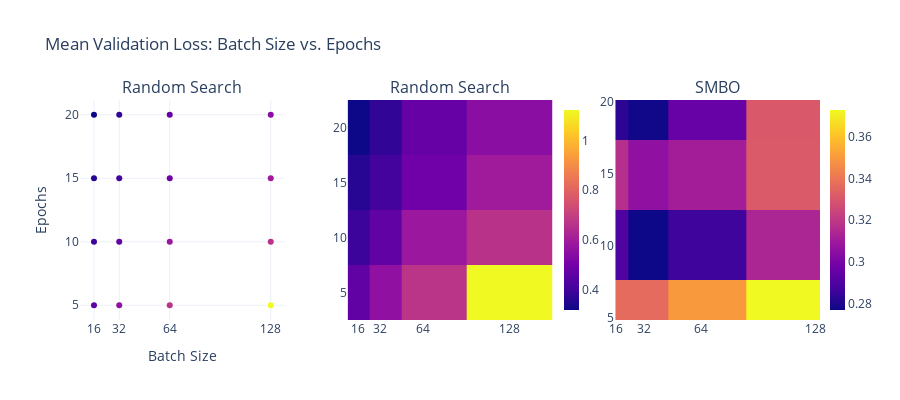

Write notebook code for a chart like this one.
### Markdown cell above
<p style="color: #ff6900; font-weight: bold; font-size: 25px;">Batch Size vs. Epochs</p>

- together determine number of training steps and therefore influence runtime
- large _Batch Size_ and few _Epochs_ does not work
- Choosing a smaller _Batch Size_ and training longer leads to better model performance

### Code cell
fig = make_subplots(rows=1, cols=3, subplot_titles=["Random Search", "Random Search", "SMBO"], horizontal_spacing=0.085)

plot = go.Scatter(
    x=df_flat_e3['config.batch_size'], 
    y=df_flat_e3['config.epochs'], 
    marker_color=df_flat_e3['mean_val_loss'], 
    mode='markers')
fig.add_trace(plot, row=1, col=1)

plot = go.Heatmap(
    z=[df_flat_e3[df_flat_e3['config.epochs']==x]['mean_val_loss'].tolist() for x in df_flat_e3['config.epochs'].unique()],
    x=df_flat_e3['config.batch_size'].unique(),
    y=df_flat_e3['config.epochs'].unique(),
    #zsmooth='best',
    coloraxis='coloraxis'
)
fig.add_trace(plot, row=1, col=2)

def getHPIndex(name):
    map = [(i, x[0]) for i, x in enumerate(spotTuner_e8.print_importance(print_screen=False))]
    return [x[0] for x in map if x[1] == name][0]

# lower and upper
i = getHPIndex('batch_size')
j = getHPIndex('epochs')
x = np.linspace(spotTuner_e8.lower[i], spotTuner_e8.upper[i], num=50)
y = np.linspace(spotTuner_e8.lower[j], spotTuner_e8.upper[j], num=50)
X, Y = meshgrid(x, y)
# Predict based on the optimized results
z0 = np.mean(np.array([spotTuner_e8.lower, spotTuner_e8.upper]), axis=0)
zz = array([spotTuner_e8.surrogate.predict(array([spotTuner_e8.chg(x, y, z0, i, j)])) for x, y in zip(ravel(X), ravel(Y))])
zs = zz[:, 0]
Z = zs.reshape(X.shape)
min_z = np.min(Z)
max_z = np.max(Z)
plot = go.Heatmap(
    z=Z,
    x=[2**val for val in x],
    y=[(val+1)*5 for val in y],
    #zsmooth='best',
    coloraxis='coloraxis2'
)
fig.add_trace(plot, row=1, col=3)

fig.update_xaxes(
    title = 'Batch Size',
    tickmode = 'array',
    tickvals = df_flat_e3['config.batch_size'].unique(),
    row=1, col=1
)
fig.update_yaxes(
    title = 'Epochs',
    tickmode = 'array',
    tickvals = df_flat_e3['config.epochs'].unique(),
    row=1, col=1
)
fig.update_xaxes(
    tickmode = 'array',
    tickvals = df_flat_e3['config.batch_size'].unique(),
    row=1, col=2
)
fig.update_yaxes(
    tickmode = 'array',
    tickvals = df_flat_e3['config.epochs'].unique(),
    row=1, col=2
)

fig.update_xaxes(
    tickmode = 'array',
    tickvals = df_flat_e3['config.batch_size'].unique(),
    row=1, col=3
)
fig.update_yaxes(
    tickmode = 'array',
    tickvals = df_flat_e3['config.epochs'].unique(),
    row=1, col=3
)

fig.update_layout(coloraxis=dict(colorbar_x=0.64, colorbar_thickness=15),
                  coloraxis2=dict(colorbar_x=1, colorbar_thickness=15))

fig.update_layout(title='Mean Validation Loss: Batch Size vs. Epochs', showlegend=False, width=900, height=400)
fig.show()

### Figure 1 — Plotly figure (JSON) as saved in the notebook; plotly's stock layout.template omitted (floating-point values rounded to 4 significant figures; data arrays with more than 128 entries replaced by an {"elided": "..."} marker saying what was removed)
{"data": [{"marker": {"color": [0.4607, 0.5607, 0.6685, 1.123, 0.3928, 0.4628, 0.5848, 0.6618, 0.3585, 0.406, 0.4932, 0.5976, 0.319, 0.3749, 0.4723, 0.5485]}, "mode": "markers", "type": "scatter", "x": [16, 32, 64, 128, 16, 32, 64, 128, 16, 32, 64, 128, 16, 32, 64, 128], "xaxis": "x", "y": [5, 5, 5, 5, 10, 10, 10, 10, 15, 15, 15, 15, 20, 20, 20, 20], "yaxis": "y"}, {"coloraxis": "coloraxis", "type": "heatmap", "x": [16, 32, 64, 128], "xaxis": "x2", "y": [5, 10, 15, 20], "yaxis": "y2", "z": [[0.4607, 0.5607, 0.6685, 1.123], [0.3928, 0.4628, 0.5848, 0.6618], [0.3585, 0.406, 0.4932, 0.5976], [0.319, 0.3749, 0.4723, 0.5485]]}, {"coloraxis": "coloraxis2", "type": "heatmap", "x": [16, 16.69, 17.42, 18.17, 18.96, 19.78, 20.64, 21.53, 22.47, 23.44, 24.46, 25.52, 26.62, 27.78, 28.98, 30.24, 31.55, 32.92, 34.35, 35.83, 37.39, 39.01, 40.7, 42.46, 44.3, 46.23, 48.23, 50.32, 52.5, 54.78, 57.15, 59.63, 62.21, 64.91, 67.73, 70.66, 73.72, 76.92, 80.26, 83.73, 87.36, 91.15, 95.1, 99.23, 103.5, 108.0, 112.7, 117.6, 122.7, 128], "xaxis": "x3", "y": [5, 5.306, 5.612, 5.918, 6.224, 6.531, 6.837, 7.143, 7.449, 7.755, 8.061, 8.367, 8.673, 8.98, 9.286, 9.592, 9.898, 10.2, 10.51, 10.82, 11.12, 11.43, 11.73, 12.04, 12.35, 12.65, 12.96, 13.27, 13.57, 13.88, 14.18, 14.49, 14.8, 15.1, 15.41, 15.71, 16.02, 16.33, 16.63, 16.94, 17.24, 17.55, 17.86, 18.16, 18.47, 18.78, 19.08, 19.39, 19.69, 20], "yaxis": "y3", "z": {"elided": "50x50 float values"}}], "layout": {"annotations": [{"font": {"size": 16}, "showarrow": false, "text": "Random Search", "x": 0.1383, "xanchor": "center", "xref": "paper", "y": 1, "yanchor": "bottom", "yref": "paper"}, {"font": {"size": 16}, "showarrow": false, "text": "Random Search", "x": 0.5, "xanchor": "center", "xref": "paper", "y": 1, "yanchor": "bottom", "yref": "paper"}, {"font": {"size": 16}, "showarrow": false, "text": "SMBO", "x": 0.8617, "xanchor": "center", "xref": "paper", "y": 1, "yanchor": "bottom", "yref": "paper"}], "coloraxis": {"colorbar": {"thickness": 15, "x": 0.64}}, "coloraxis2": {"colorbar": {"thickness": 15, "x": 1}}, "height": 400, "showlegend": false, "title": {"text": "Mean Validation Loss: Batch Size vs. Epochs"}, "width": 900, "xaxis": {"anchor": "y", "domain": [0, 0.2767], "tickmode": "array", "tickvals": [16, 32, 64, 128], "title": {"text": "Batch Size"}}, "xaxis2": {"anchor": "y2", "domain": [0.3617, 0.6383], "tickmode": "array", "tickvals": [16, 32, 64, 128]}, "xaxis3": {"anchor": "y3", "domain": [0.7233, 1], "tickmode": "array", "tickvals": [16, 32, 64, 128]}, "yaxis": {"anchor": "x", "domain": [0, 1], "tickmode": "array", "tickvals": [5, 10, 15, 20], "title": {"text": "Epochs"}}, "yaxis2": {"anchor": "x2", "domain": [0, 1], "tickmode": "array", "tickvals": [5, 10, 15, 20]}, "yaxis3": {"anchor": "x3", "domain": [0, 1], "tickmode": "array", "tickvals": [5, 10, 15, 20]}}}
